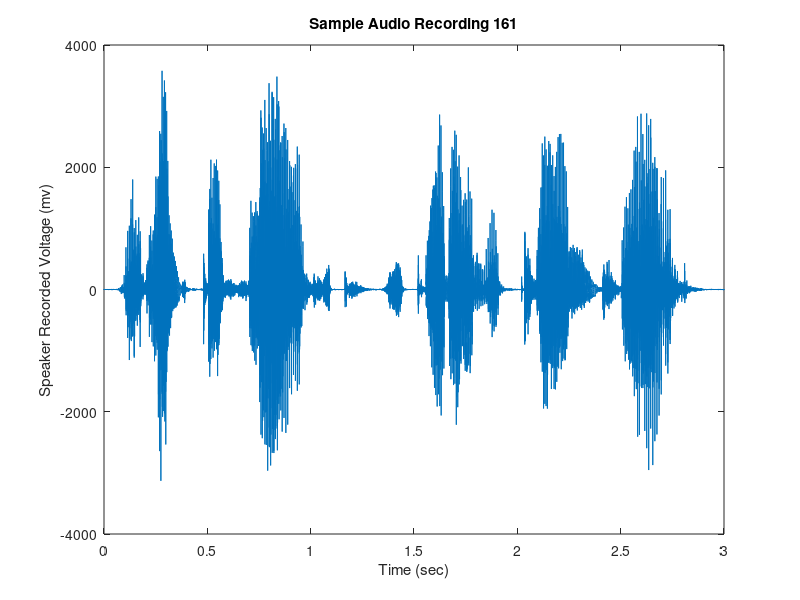
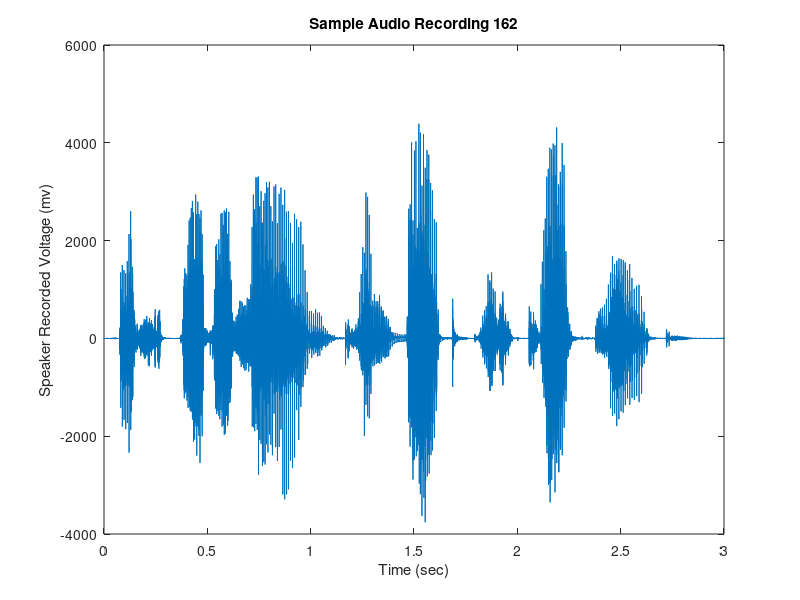
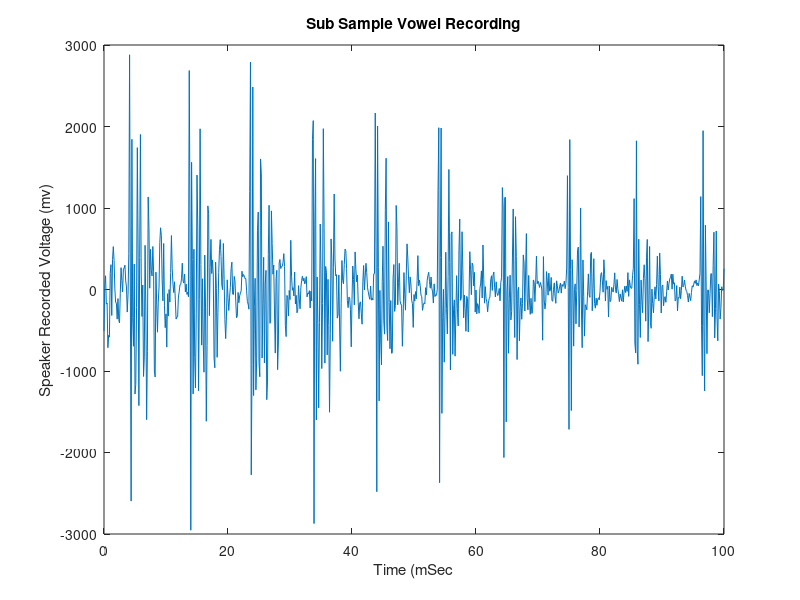
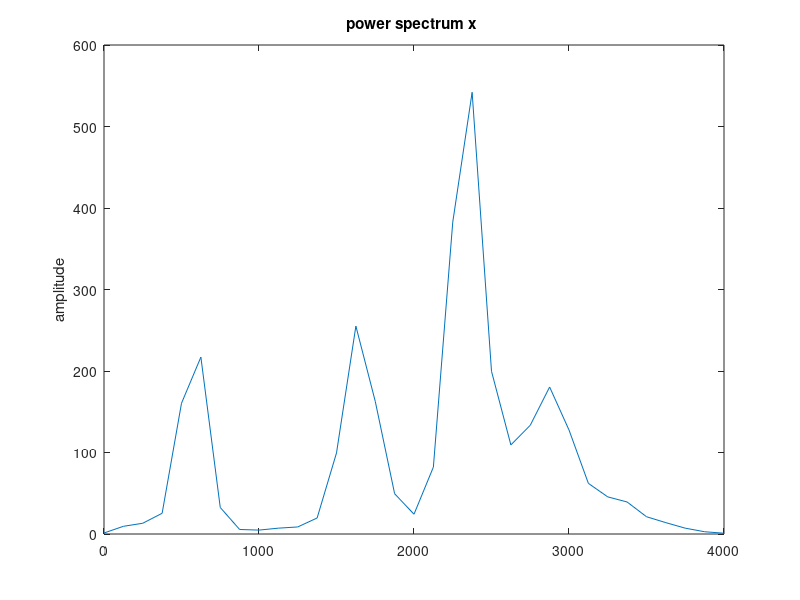

Source code (MATLAB) for these figures, in order:
% Andrew Mullen and Yichu Jin 3/9/2018
% Become familiar with data and functions of this lab

close all
clear all

% Plot the first audio sample
load('data/cw161_8k.mat')
figure;
t = linspace(0,3,size(cw161,1));
plot(t,cw161);
xlabel('Time (sec)')
ylabel('Speaker Recorded Voltage (mv)')
title('Sample Audio Recording 161')

% Plot the second audio sample
load('data/cw162_8k.mat')
figure;
t = linspace(0,3,size(cw162,1));
plot(t,cw162);
xlabel('Time (sec)')
ylabel('Speaker Recorded Voltage (mv)')
title('Sample Audio Recording 162')


% Extract just a stressed vowel.  The empty flask stood on the tin tray,
% empahsis on ay in tray

% Time (2.5 sec)
samIndexVowelSt = 2.64*8000;
addedDif = 0.1*8000;
sampleVowel = cw161(samIndexVowelSt:samIndexVowelSt+addedDif);
soundsc(sampleVowel);

figure;
tSub = linspace(0,100,size(sampleVowel,1));
plot(tSub,sampleVowel)
xlabel('Time (mSec')
ylabel('Speaker Recorded Voltage (mv)')
title('Sub Sample Vowel Recording')

% [Pxx,F] = pwelch(X,WINDOW,NOVERLAP,NFFT,Fs)
Fs= 8000;
figure;
pwelch(sampleVowel,[],[],[],Fs)

% Filter the vowel into  particular frequency band
% We don't care about the phase components of a the underlying signal
filt = fir1(40,500/Fs,'low');
% Analyze the filter we designed
figure;
freqz(filt,1,512,Fs)


figure;
filtOutput = filter(filt,1,sampleVowel);
subplot(2,1,1)
plot(tSub,filtOutput)
xlabel('Time (msec)')
ylabel('Voltage (mv)')
title('Filtered Vowel')
subplot(2,1,2)
plot(tSub,sampleVowel)
xlabel('Time (msec)')
ylabel('Voltage (mv)')
title('Unfiltered Vowel')

figure;
pwelch(filtOutput,[],[],[],Fs)

% Calculate the autocorrelation of the signal
C = xcorr(filtOutput);
t = linspace(-100,100,size(C,1));

figure;
plot(t,C);
xlim([-30,30])

% Empirically determined lag between autocorrelation to be 10.12 msec between
% the peaks
fundamentalPeriod = 10.12e-3;
fundamentalFrequnecy = 1/fundamentalPeriod;

